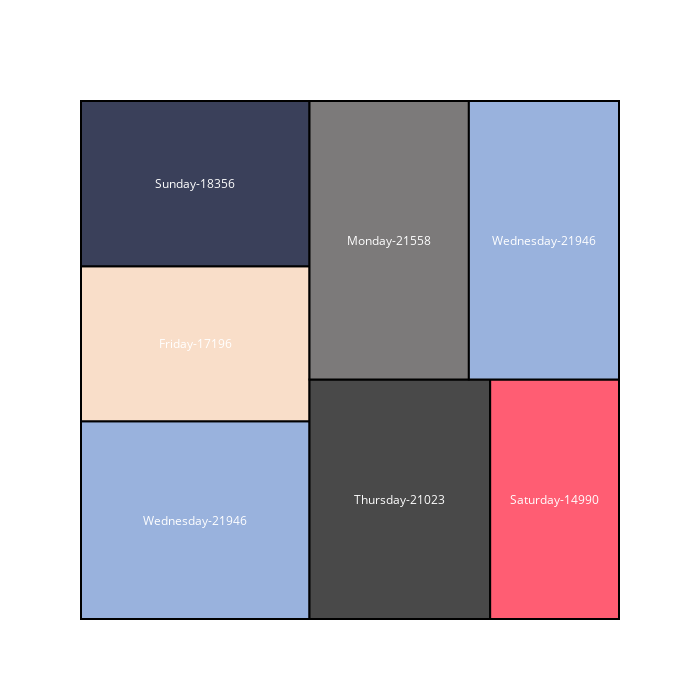

Notebook cell for this chart:
### Markdown cell above
## Treemap of number of accounts created by days of the week.

### Code cell
x = 0.
y = 0.
width = 50.
height = 50.
type_list = list(twitter_data['created_day_of_week'].unique())
values = [len(twitter_data[twitter_data['created_day_of_week'] == i]) for i in type_list]

normed = squarify.normalize_sizes(values, width, height)
rects = squarify.squarify(normed, x, y, width, height)

color_brewer = ['#99B2DD','#F9DEC9','#3A405A','#494949','#FF5D73','#7C7A7A']
shapes = []
annotations = []
counter = 0

for r in rects:
    shapes.append( 
        dict(
            type = 'rect', 
            x0 = r['x'], 
            y0 = r['y'], 
            x1 = r['x']+r['dx'], 
            y1 = r['y']+r['dy'],
            line = dict( width = 2 ),
            fillcolor = color_brewer[counter]
        ) 
    )
    annotations.append(
        dict(
            x = r['x']+(r['dx']/2),
            y = r['y']+(r['dy']/2),
            text = "{}-{}".format(type_list[counter], values[counter]),
            showarrow = False
        )
    )
    counter = counter + 1
    if counter >= len(color_brewer):
        counter = 0

# For hover text
trace0 = go.Scatter(
    x = [ r['x']+(r['dx']/2) for r in rects ], 
    y = [ r['y']+(r['dy']/2) for r in rects ],
    text = [ str(v) for v in values ], 
    mode = 'text',
)
        
layout = dict(
    height=700, 
    width=700,
    xaxis=dict(showgrid=False,zeroline=False),
    yaxis=dict(showgrid=False,zeroline=False),
    shapes=shapes,
    annotations=annotations,
    hovermode='closest',
    font=dict(color="#FFFFFF")
)

# With hovertext
figure = dict(data=[trace0], layout=layout)
iplot(figure, filename='squarify-tree')

### Figure 1 — Plotly figure (JSON) as saved in the notebook; plotly's stock layout.template omitted (floating-point values rounded to 4 significant figures)
{"data": [{"mode": "text", "text": ["21946", "17196", "18356", "21023", "14990", "21558", "20311"], "type": "scatter", "uid": "4d94ea56-30ae-4ddb-ad72-ad17f7cc2d03", "x": [10.62, 10.62, 10.62, 29.63, 44.01, 28.64, 43.02], "y": [9.542, 26.56, 42.02, 11.56, 11.56, 36.56, 36.56]}], "layout": {"annotations": [{"showarrow": false, "text": "Wednesday-21946", "x": 10.62, "y": 9.542}, {"showarrow": false, "text": "Friday-17196", "x": 10.62, "y": 26.56}, {"showarrow": false, "text": "Sunday-18356", "x": 10.62, "y": 42.02}, {"showarrow": false, "text": "Thursday-21023", "x": 29.63, "y": 11.56}, {"showarrow": false, "text": "Saturday-14990", "x": 44.01, "y": 11.56}, {"showarrow": false, "text": "Monday-21558", "x": 28.64, "y": 36.56}, {"showarrow": false, "text": "Wednesday-21946", "x": 43.02, "y": 36.56}], "font": {"color": "#FFFFFF"}, "height": 700, "hovermode": "closest", "shapes": [{"fillcolor": "#99B2DD", "line": {"width": 2}, "type": "rect", "x0": 0, "x1": 21.24, "y0": 0, "y1": 19.08}, {"fillcolor": "#F9DEC9", "line": {"width": 2}, "type": "rect", "x0": 0, "x1": 21.24, "y0": 19.08, "y1": 34.04}, {"fillcolor": "#3A405A", "line": {"width": 2}, "type": "rect", "x0": 0, "x1": 21.24, "y0": 34.04, "y1": 50.0}, {"fillcolor": "#494949", "line": {"width": 2}, "type": "rect", "x0": 21.24, "x1": 38.03, "y0": 0, "y1": 23.12}, {"fillcolor": "#FF5D73", "line": {"width": 2}, "type": "rect", "x0": 38.03, "x1": 50, "y0": 0, "y1": 23.12}, {"fillcolor": "#7C7A7A", "line": {"width": 2}, "type": "rect", "x0": 21.24, "x1": 36.05, "y0": 23.12, "y1": 50}, {"fillcolor": "#99B2DD", "line": {"width": 2}, "type": "rect", "x0": 36.05, "x1": 50, "y0": 23.12, "y1": 50.0}], "width": 700, "xaxis": {"showgrid": false, "zeroline": false}, "yaxis": {"showgrid": false, "zeroline": false}}}
